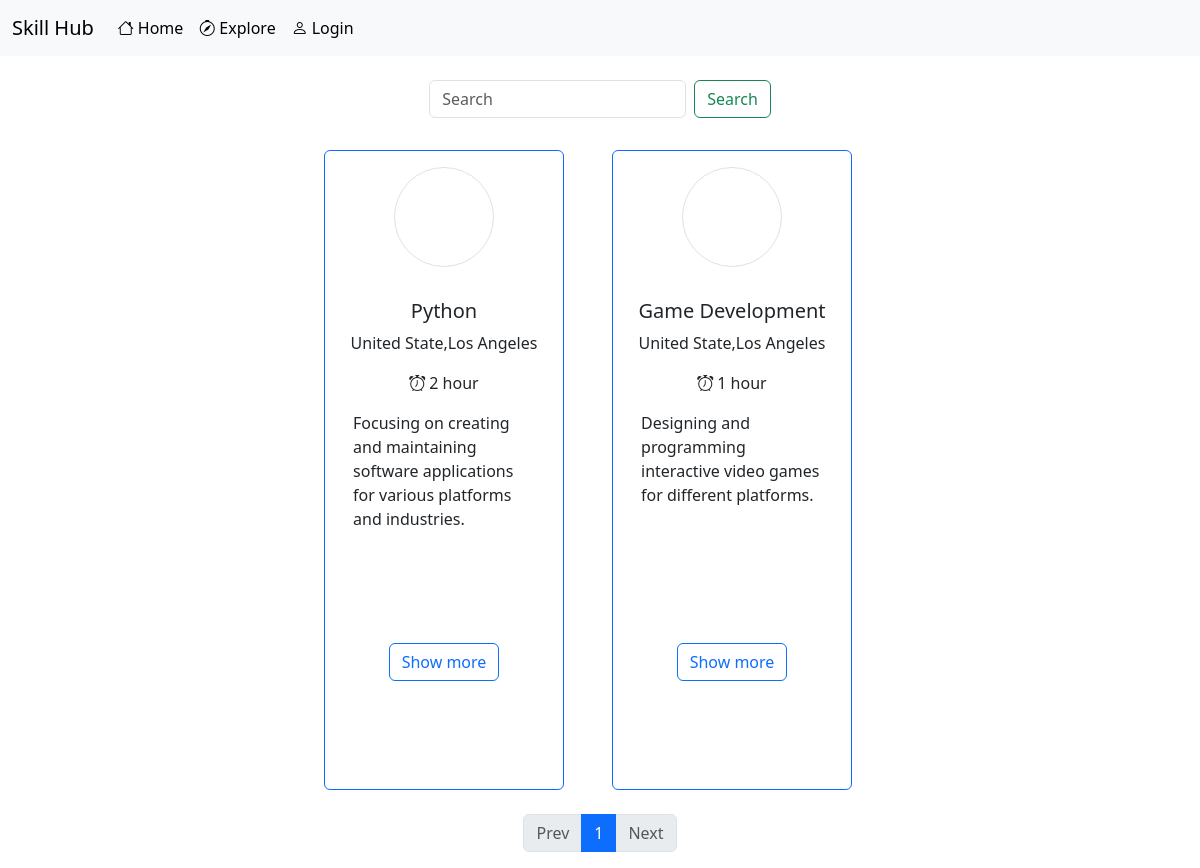
Page /skills/explore/maya/ on the committed database.
### skills/models.py (models this page shows, shortened)
class Skills(models.Model):
    user = models.ForeignKey(User, on_delete=models.CASCADE)
    category = models.ForeignKey('SkillsCategory', on_delete=models.CASCADE)
    title = models.CharField(max_length=100)
    time = models.ForeignKey('SkillsTime', on_delete=models.CASCADE)
    description = models.TextField()
    create = models.DateTimeField(auto_now_add=True, null=True)
    like = models.ManyToManyField(User, related_name='skills_like',null=True,blank=True)
    rating = models.ManyToManyField('Rate',related_name='skills_rating',null=True,blank=True)

class SkillsTime(models.Model):
    time = models.CharField(max_length=100)
    def __str__(self):
        return self.time

### account/models.py (models this page shows, shortened)
class Profile(models.Model):
    user = models.OneToOneField(User, on_delete=models.CASCADE, related_name='profile_user')
    phone = models.IntegerField(null=True)
    first_name = models.CharField(max_length=100, null=True)
    last_name = models.CharField(max_length=100, null=True)
    country = models.CharField(max_length=100, null=True)
    city = models.CharField(max_length=100, null=True)
    address = models.CharField(max_length=100, null=True)
    image = models.ImageField(upload_to='media/owner_profile/', default='media/default_images/avatar.png')
    @property
    def complete(self):
        if self.phone is not None and self.first_name is not None and self.last_name is not None and self.country and self.city is not None and self.address is not None:
            return True
        else:
            return False

### skills/views.py (the view)
# urls.py: path('explore/', views.explore, name='explore'),
def explore(request, slug=None):
    if slug:
        user = get_object_or_404(User, username=slug)
        if user.profile_user.complete:
            skills = Skills.objects.filter(user=user).order_by('-create')
        else:
            return redirect('home:main')
    else:
        skills = Skills.objects.all().order_by('-create')
    form = SearchForm()
    paginator = Paginator(skills, 12)
    page_num = request.GET.get('page')
    page_obj = paginator.get_page(page_num)
    contex = {'skills': page_obj, 'form': form}
    return render(request, 'skills/explore.html', contex)

### skills/forms.py
class SearchForm(forms.Form):
    search = forms.CharField(max_length=20)

### skills/templates/skills/explore.html (shortened to what this page needs)
{% extends '_base.html' %}
{% block body %}
    <div style="width: 100vw" class="d-flex justify-content-center mt-4 mb-2">
        <form method="post" action="{% url 'skills:skill_search' %}" class="d-flex" role="search">
            <input name="search" class="form-control me-2" type="search" placeholder="Search" aria-label="Search">
            <button class="btn btn-outline-success" type="submit">Search</button>
        </form>
    </div>
    <div class="row d-flex justify-content-center" style="width: 100vw">
        {% for s in skills %}
            <div style="width: 20vw;height: 80vh"
                 class="m-4 rounded col-3 d-flex flex-column align-items-center border border-primary">
                <div style="width: 100%;" class="d-flex justify-content-center my-3">
                    <a href="{% url 'user:user_profile' s.user.username %}">
                        <div style="width: 100px;height: 100px;background-image: url({{ s.user.profile_user.image.url }});background-size: cover;background-position: center"
                             class="border rounded-circle"></div>
                    </a>
                </div>
                <div style="width: 100%;" class="d-flex flex-column align-items-center my-3">
                    <h5>{{ s.title }}</h5>
                    <p>{{ s.user.profile_user.country }},{{ s.user.profile_user.city }}</p>
                    <p><i class="bi bi-alarm me-1"></i>{{ s.time }}</p>
                    <div style="width: 85%;height: 27vh;overflow: hidden" class="">{{ s.description }}</div>
                    <a href="{% url 'skills:skill_info' s.id %}" class="btn btn-outline-primary mt-3">Show more</a>
                </div>
            </div>
        {% endfor %}
    </div>
    <div class="d-flex justify-content-center" aria-label="...">
        <ul class="pagination">
            <li class="page-item">
                <a class="page-link {% if not skills.has_previous %}disabled{% endif %}"
                   href="{% if skills.has_previous %}?page={{ skills.previous_page_number }}{% endif %}">Prev</a>
            </li>
            <li class="page-item active" aria-current="page">
                <a class="page-link" href="?page={{ skills.number }}">{{ skills.number }}</a>
            </li>
            <li class="page-item">
                <a class="page-link {% if not skills.has_next %}disabled{% endif %}"
                   href="{% if skills.has_next %}?page={{ skills.next_page_number }}{% endif %}">Next</a>
            </li>
        </ul>
    </div>
{% endblock %}

### rows in the picture
Skills: title "Python", user.profile_user.country "United State", user.profile_user.city "Los Angeles", time "2 hour", description "Focusing on creating and maintaining software applications for various platforms and industries."
Skills: title "Game Development", user.profile_user.country "United State", user.profile_user.city "Los Angeles", time "1 hour", description "Designing and programming interactive video games for different platforms."

### other values in the picture
{{ skills.number }} "1"
